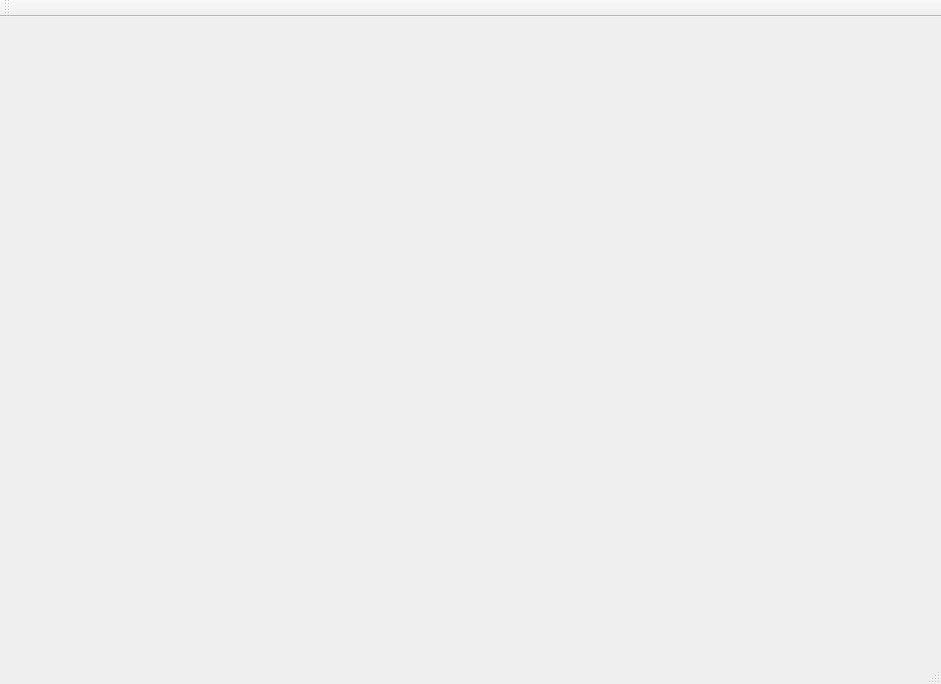
<?xml version="1.0" encoding="UTF-8"?>
<ui version="4.0">
 <class>sdk_demo_fixClass</class>
 <widget class="QMainWindow" name="sdk_demo_fixClass">
  <property name="geometry">
   <rect>
    <x>0</x>
    <y>0</y>
    <width>941</width>
    <height>684</height>
   </rect>
  </property>
  <property name="windowTitle">
   <string>sdk_demo_fix</string>
  </property>
  <widget class="QWidget" name="centralWidget"/>
  <widget class="QMenuBar" name="menuBar">
   <property name="geometry">
    <rect>
     <x>0</x>
     <y>0</y>
     <width>941</width>
     <height>23</height>
    </rect>
   </property>
  </widget>
  <widget class="QToolBar" name="mainToolBar">
   <attribute name="toolBarArea">
    <enum>TopToolBarArea</enum>
   </attribute>
   <attribute name="toolBarBreak">
    <bool>false</bool>
   </attribute>
  </widget>
  <widget class="QStatusBar" name="statusBar"/>
 </widget>
 <layoutdefault spacing="6" margin="11"/>
 <resources>
  <include location="sdk_demo_fix.qrc"/>
 </resources>
 <connections/>
</ui>
